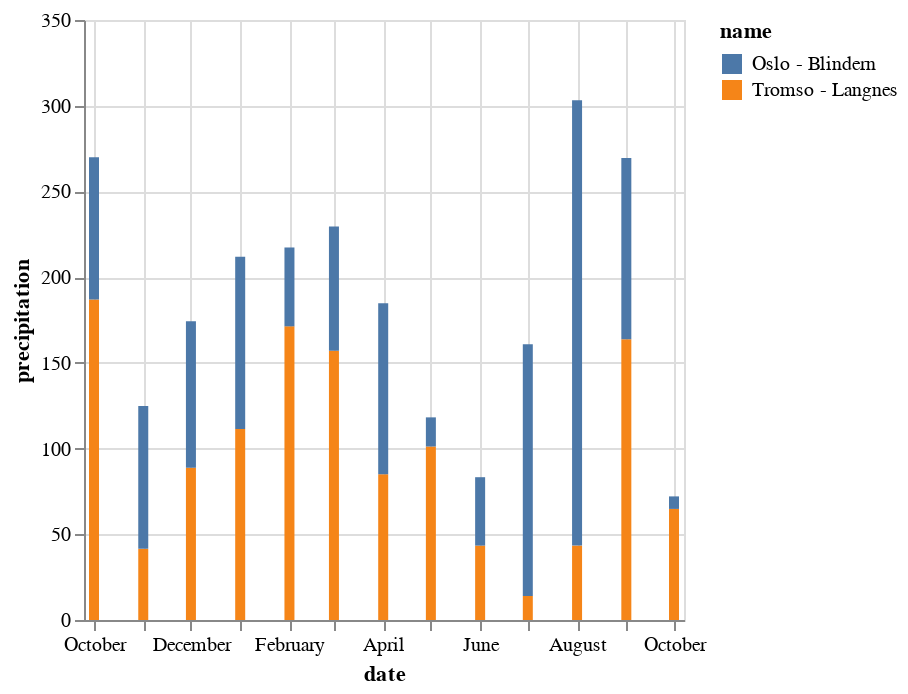

Source (notebook cell):
### Code cell
import altair as alt

alt.Chart(data_monthly).mark_bar().encode(
    x="date",
    y="precipitation",
    color="name",
)

### Figure 1 — Vega-Lite specification as saved in the notebook (floating-point values rounded to 4 significant figures)
{"config": {"view": {"continuousWidth": 300, "continuousHeight": 300}}, "data": {"name": "data-98c7eb0f22197603ed918937c054df81"}, "mark": {"type": "bar"}, "encoding": {"color": {"field": "name", "type": "nominal"}, "x": {"field": "date", "type": "temporal"}, "y": {"field": "precipitation", "type": "quantitative"}}, "$schema": "https://vega.github.io/schema/vega-lite/v5.8.0.json", "datasets": {"data-98c7eb0f22197603ed918937c054df81": [{"name": "Tromso - Langnes", "station": "SN90490", "date": "2022-10-01T00:00:00", "max temperature": 10.7, "precipitation": 187.0, "min temperature": -4.2}, {"name": "Tromso - Langnes", "station": "SN90490", "date": "2022-11-01T00:00:00", "max temperature": 8.5, "precipitation": 41.5, "min temperature": -7.0}, {"name": "Tromso - Langnes", "station": "SN90490", "date": "2022-12-01T00:00:00", "max temperature": 5.6, "precipitation": 88.8, "min temperature": -11.7}, {"name": "Tromso - Langnes", "station": "SN90490", "date": "2023-01-01T00:00:00", "max temperature": 7.7, "precipitation": 111.4, "min temperature": -13.9}, {"name": "Tromso - Langnes", "station": "SN90490", "date": "2023-02-01T00:00:00", "max temperature": 6.6, "precipitation": 171.3, "min temperature": -10.7}, {"name": "Tromso - Langnes", "station": "SN90490", "date": "2023-03-01T00:00:00", "max temperature": 4.5, "precipitation": 157.0, "min temperature": -15.1}, {"name": "Tromso - Langnes", "station": "SN90490", "date": "2023-04-01T00:00:00", "max temperature": 9.8, "precipitation": 85.0, "min temperature": -7.1}, {"name": "Tromso - Langnes", "station": "SN90490", "date": "2023-05-01T00:00:00", "max temperature": 17.7, "precipitation": 101.2, "min temperature": -4.6}, {"name": "Tromso - Langnes", "station": "SN90490", "date": "2023-06-01T00:00:00", "max temperature": 25.4, "precipitation": 43.4, "min temperature": -0.4}, {"name": "Tromso - Langnes", "station": "SN90490", "date": "2023-07-01T00:00:00", "max temperature": 26.7, "precipitation": 14.0, "min temperature": 6.0}, {"name": "Tromso - Langnes", "station": "SN90490", "date": "2023-08-01T00:00:00", "max temperature": 25.1, "precipitation": 43.4, "min temperature": 5.4}, {"name": "Tromso - Langnes", "station": "SN90490", "date": "2023-09-01T00:00:00", "max temperature": 19.3, "precipitation": 163.7, "min temperature": 0.3}, {"name": "Tromso - Langnes", "station": "SN90490", "date": "2023-10-01T00:00:00", "max temperature": 9.8, "precipitation": 64.8, "min temperature": -0.6}, {"name": "Oslo - Blindern", "station": "SN18700", "date": "2022-10-01T00:00:00", "max temperature": 17.1, "precipitation": 82.9, "min temperature": -0.4}, {"name": "Oslo - Blindern", "station": "SN18700", "date": "2022-11-01T00:00:00", "max temperature": 15.1, "precipitation": 83.4, "min temperature": -2.1}, {"name": "Oslo - Blindern", "station": "SN18700", "date": "2022-12-01T00:00:00", "max temperature": 6.5, "precipitation": 85.5, "min temperature": -14.6}, {"name": "Oslo - Blindern", "station": "SN18700", "date": "2023-01-01T00:00:00", "max temperature": 7.2, "precipitation": 100.5, "min temperature": -13.4}, {"name": "Oslo - Blindern", "station": "SN18700", "date": "2023-02-01T00:00:00", "max temperature": 10.2, "precipitation": 46.0, "min temperature": -9.4}, {"name": "Oslo - Blindern", "station": "SN18700", "date": "2023-03-01T00:00:00", "max temperature": 9.8, "precipitation": 72.6, "min temperature": -12.6}, {"name": "Oslo - Blindern", "station": "SN18700", "date": "2023-04-01T00:00:00", "max temperature": 19.8, "precipitation": 99.7, "min temperature": -4.7}, {"name": "Oslo - Blindern", "station": "SN18700", "date": "2023-05-01T00:00:00", "max temperature": 24.2, "precipitation": 17.0, "min temperature": -0.8}, {"name": "Oslo - Blindern", "station": "SN18700", "date": "2023-06-01T00:00:00", "max temperature": 31.8, "precipitation": 39.9, "min temperature": 4.6}, {"name": "Oslo - Blindern", "station": "SN18700", "date": "2023-07-01T00:00:00", "max temperature": 28.4, "precipitation": 146.9, "min temperature": 8.6}, {"name": "Oslo - Blindern", "station": "SN18700", "date": "2023-08-01T00:00:00", "max temperature": 24.5, "precipitation": 259.8, "min temperature": 9.8}, {"name": "Oslo - Blindern", "station": "SN18700", "date": "2023-09-01T00:00:00", "max temperature": 25.1, "precipitation": 105.8, "min temperature": 5.3}, {"name": "Oslo - Blindern", "station": "SN18700", "date": "2023-10-01T00:00:00", "max temperature": 17.1, "precipitation": 7.3, "min temperature": -0.7}]}}
